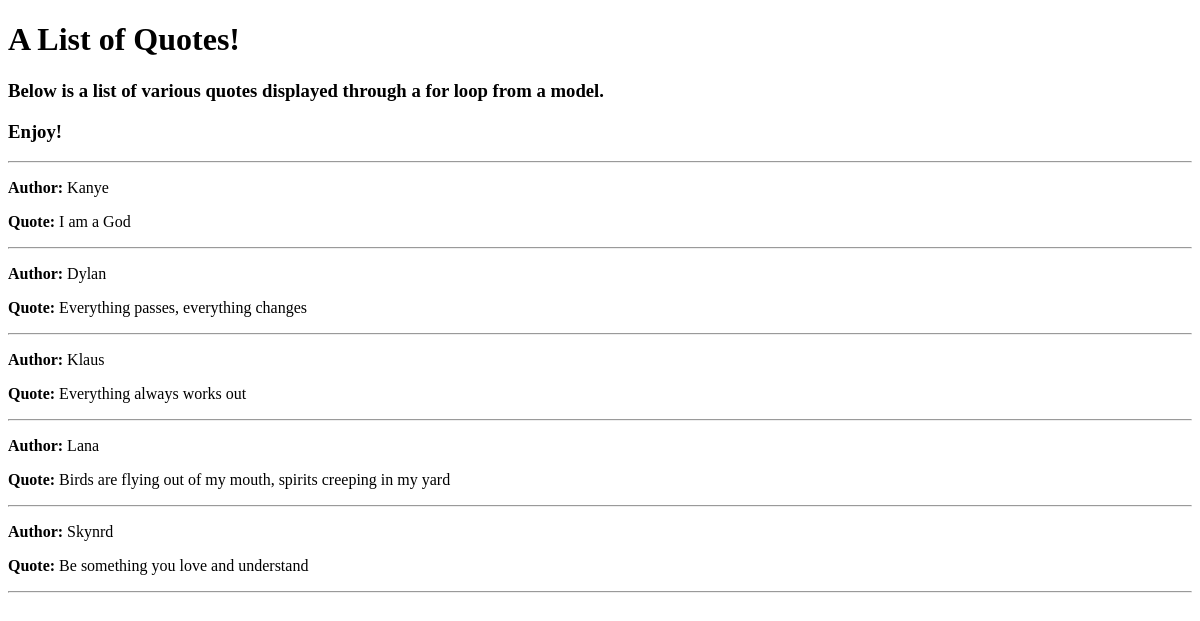
Before: / with the older database file.
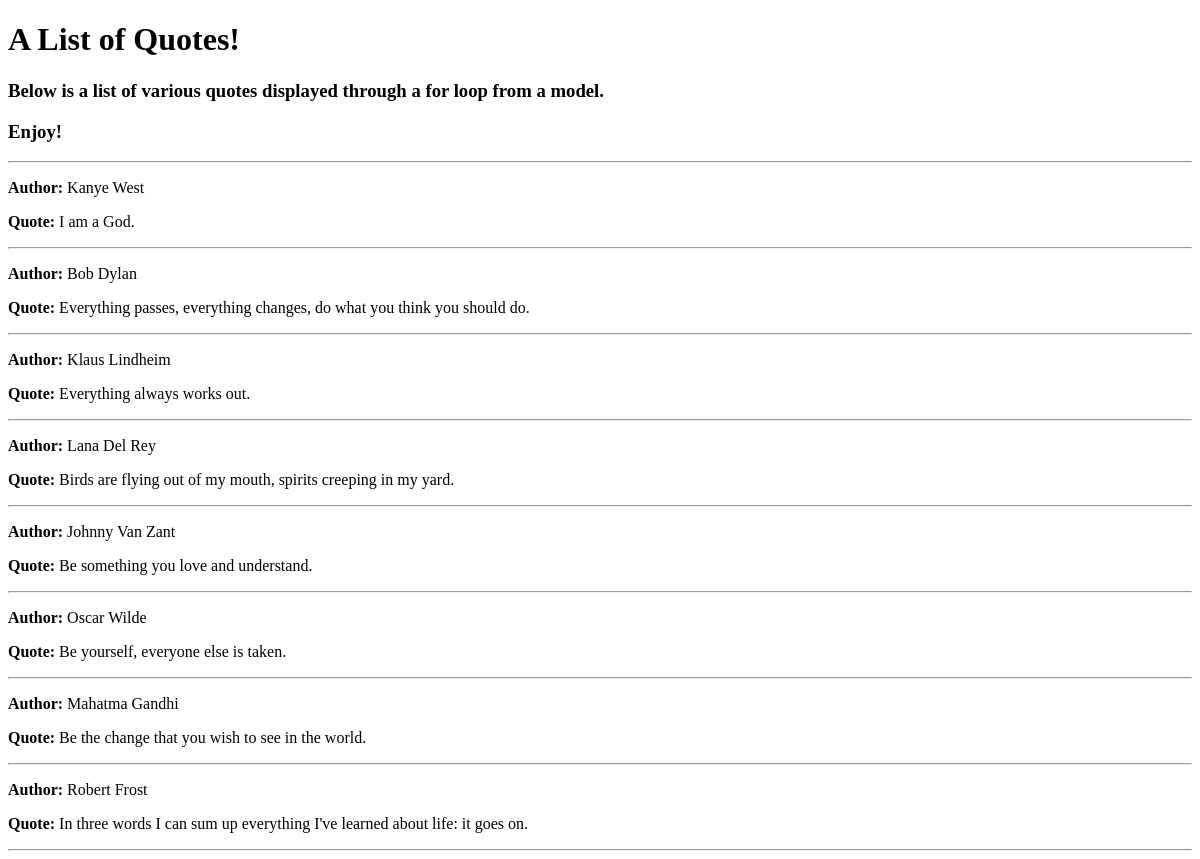
After: the same page with the newer database file.
### DjangoQuote_app/models.py (models this page shows, shortened)
class Quote(models.Model):
    class Meta:
        app_label = "DjangoQuote_app"
    author = models.CharField(max_length=255)
    quote = models.CharField(max_length=500)

### DjangoQuote_app/views.py (the view)
# urls.py: url(r'^$', get_quotes),
def get_quotes(request):
    return render(request, "DjangoQuote/home.html",
                  {'quote_list': Quote.objects.all()})

### DjangoQuote_app/templates/DjangoQuote/home.html (shortened to what this page needs)
<!DOCTYPE html>
<html lang="en">
<head>
</head>
<body>
    <h1>A List of Quotes!</h1>
    <h3>Below is a list of various quotes displayed through a for loop from a model.</h3>
    <h3>Enjoy!</h3>
    <hr>
    {% block content %}
        {% for quote in quote_list %}
            <p><strong>Author: </strong>{{ quote.author }}</p>
            <p><strong>Quote: </strong>{{ quote.quote }}</p>
            <hr>
        {% endfor %}
    {% endblock %}
</body>
</html>

Changed rows visible on the page:
changed Quote: author "Kanye" → "Kanye West"; quote "I am a God" → "I am a God."
changed Quote: author "Dylan" → "Bob Dylan"; quote "Everything passes, everything changes" → "Everything passes, everything changes, do what you think you should do."
changed Quote: author "Klaus" → "Klaus Lindheim"; quote "Everything always works out" → "Everything always works out."
changed Quote: author "Lana" → "Lana Del Rey"; quote "Birds are flying out of my mouth, spirits creeping in my yard" → "Birds are flying out of my mouth, spirits creeping in my yard."
changed Quote: author "Skynrd" → "Johnny Van Zant"; quote "Be something you love and understand" → "Be something you love and understand."
added Quote: author "Oscar Wilde", quote "Be yourself, everyone else is taken."
added Quote: author "Mahatma Gandhi", quote "Be the change that you wish to see in the world."
added Quote: author "Robert Frost", quote "In three words I can sum up everything I've learned about life: it goes on."
